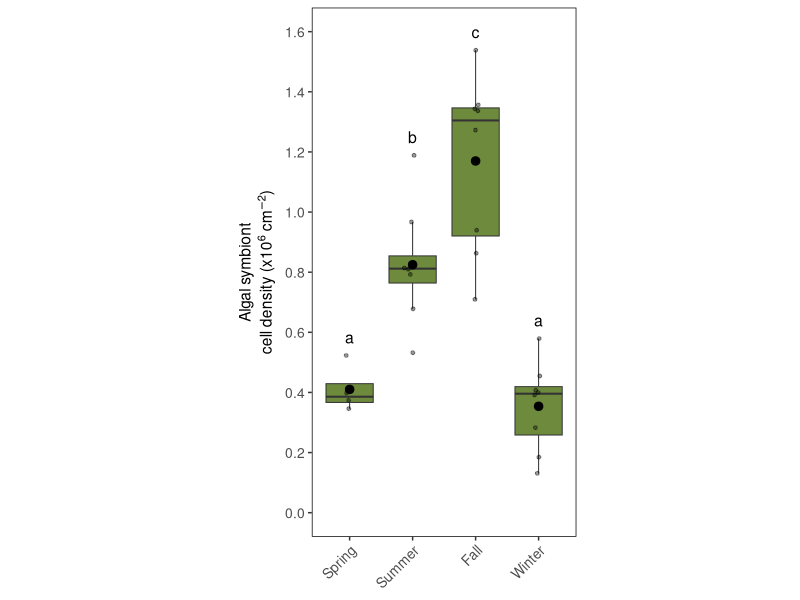
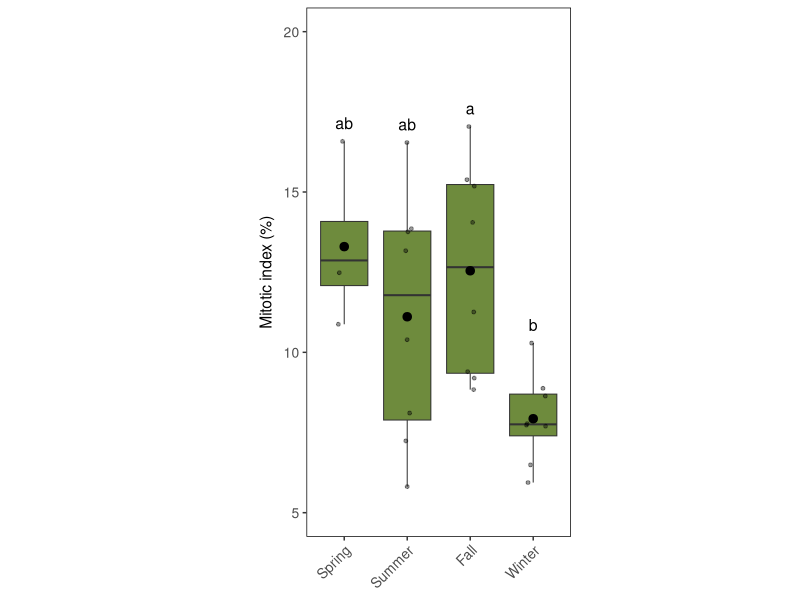
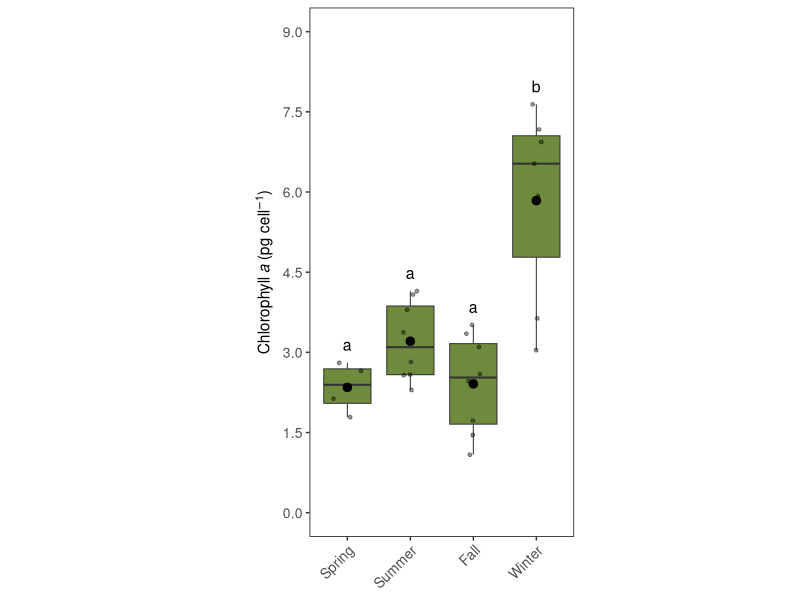

The R script that drew these images, in order:
library(readxl)
library(ggplot2)
library(ggforce)

# set working directory to the directory the script is saved in

setwd(dirname(rstudioapi::getActiveDocumentContext()$path))

# read data

symbio<-read_xlsx("Biological Data file Tilstra et al.xlsx",sheet="symbionts_chla_MI_nifH",na="NA")

# Change column names for parameters we need here

colnames(symbio)[3:5]<-c("chla","mi","symbio")

# Symbiont density

symbionts<-ggplot(symbio, aes(x = Season, y = symbio)) +
  geom_boxplot(fill = "darkolivegreen4",lwd=.35,outlier.shape = NA)+ 
  ggforce::geom_sina(
    ## draw bigger points
    size = 1,
    ## add some transparency
    alpha = .4,
    ## control range of the sina plot
    maxwidth = .5
  ) +
  scale_x_discrete(limits=c("Spring","Summer","Fall","Winter"))+
  scale_y_continuous(limits=c(0,1.6),breaks=seq(0,1.6,.2))+
  theme(aspect.ratio=2,panel.grid.major = element_blank(), panel.grid.minor = element_blank(), panel.background = element_blank(), panel.border = element_rect(colour = "black", fill = NA),axis.title.x=element_blank(),axis.text.x=element_text(size=10,angle=45,hjust=1),axis.title.y=element_text(size=16,margin = margin(t = 0, r = 3, b = 0, l = 0)),axis.text.y=element_text(size=10))+
  labs(y=expression(atop("",atop("Algal symbiont", paste("cell density (",x10^6, ~cm^-2,")")))))+
  # labels ned to be set in the alphabetic order of the Seasons
  stat_summary(geom = 'text', size=4,label = c("c","a","b","a"), fun = max, vjust = -1)+
  stat_summary(fun=mean, geom="point", shape=20, size=4, color="black") 

ggsave(
  "Figure_2B.pdf",
  symbionts,
  device = cairo_pdf,
  width = 5.8,
  height = 3.7
)

# Mitotic index

mi<-ggplot(symbio, aes(x = Season, y = mi)) +
  geom_boxplot(fill = "darkolivegreen4",lwd=.35)+ 
  ggforce::geom_sina(
    ## draw bigger points
    size = 1,
    ## add some transparency
    alpha = .4,
    ## control range of the sina plot
    maxwidth = .5
  ) +
  scale_x_discrete(limits=c("Spring","Summer","Fall","Winter"))+
  scale_y_continuous(limits=c(5,20),breaks=seq(5,20,5))+
  theme(aspect.ratio=2,panel.grid.major = element_blank(), panel.grid.minor = element_blank(), panel.background = element_blank(), panel.border = element_rect(colour = "black", fill = NA),axis.title.x=element_blank(),axis.text.x=element_text(size=10,angle=45,hjust=1),axis.title.y=element_text(size=16,margin = margin(t = 0, r = 3, b = 0, l = 0)),axis.text.y=element_text(size=10))+
  labs(y=expression(atop("",atop("","Mitotic index (%)"))))+
  # labels need to be set in the alphabetic order of the Seasons
  stat_summary(geom = 'text', size=4,label = c("a","ab","ab","b"), fun = max, vjust = -1)+
  stat_summary(fun=mean, geom="point", shape=20, size=4, color="black") 

ggsave(
  "Figure_2C.pdf",
  mi,
  device = cairo_pdf,
  width = 5.8,
  height = 3.7
)

# Chlorophyll a

chla<-ggplot(symbio, aes(x = Season, y = chla)) +
  geom_boxplot(fill = "darkolivegreen4",lwd=.35,outlier.shape = NA)+ 
  ggforce::geom_sina(
    ## draw bigger points
    size = 1,
    ## add some transparency
    alpha = .4,
    ## control range of the sina plot
    maxwidth = .5
  ) +
  scale_x_discrete(limits=c("Spring","Summer","Fall","Winter"))+
  scale_y_continuous(limits=c(0,9),breaks=seq(0,9,1.5))+
  theme(aspect.ratio=2,panel.grid.major = element_blank(), panel.grid.minor = element_blank(), panel.background = element_blank(), panel.border = element_rect(colour = "black", fill = NA),axis.title.x=element_blank(),axis.text.x=element_text(size=10,angle=45,hjust=1),axis.title.y=element_text(size=16,margin = margin(t = 0, r = 3, b = 0, l = 0)),axis.text.y=element_text(size=10))+
  labs(y=expression(atop("",atop("",paste("Chlorophyll",italic(" a "),"(",pg, ~cell^-1,")")))))+
  # labels ned to be set in the alphabetic order of the Seasons
  stat_summary(geom = 'text', size=4,label = c("a","a","a","b"), fun = max, vjust = -1)+
  stat_summary(fun=mean, geom="point", shape=20, size=4, color="black") 

ggsave(
  "Figure_2D.pdf",
  chla,
  device = cairo_pdf,
  width = 5.8,
  height = 3.7
)

# These three plots were later combined with the coral image and the correlation matrix (2E) in image processing software. Subplot letters were added there too.
